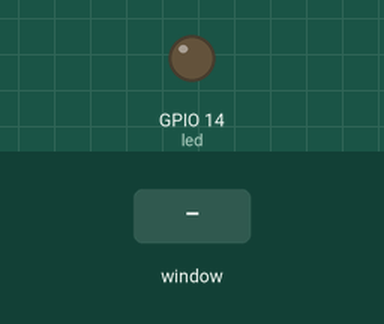
A program run on a simulated Raspberry Pi (BCM pin numbers). On the bench: output pins drawn as LEDs (lit = HIGH). Inputs (shaded band) come from the test bench. The desktop window is not drawn, its controls go by their first labels and the mouse button is held 0.15 s; empty text fields in the window are filled with Hello.

Above: at 1.2 s.
1.3 s: control labelled "Print" in the window clicked
At 4.5 s:
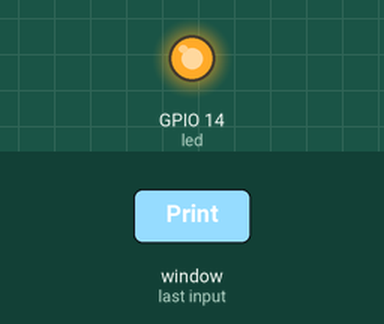
Timing chart, 0 to 11.8 s (numbered marks = the images above; inputs shaded):
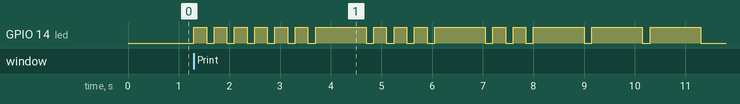

The program:

Finns_Morse_GPi.py
```python
import time
from tkinter import *
import tkinter as tk
from gpiozero import LED
import RPi.GPIO

RPi.GPIO.setmode(RPi.GPIO.BCM)

led = LED(14)

# Top level window
frame = tk.Tk()
frame.title("Morse Code input by Finn Steendam")
frame.geometry('400x200')
# Function for getting Input
# from textbox and printing it
# at label widget

MORSEDICT = {' ': '_', "'": '.----.', '(': '-.--.-', ')': '-.--.-', ',': '--..--',
             '-': '-....-', '.': '.-.-.-', '/': '-..-.', '0': '-----', '1': '.----',
             '2': '..---', '3': '...--', '4': '....-', '5': '.....', '6': '-....',
             '7': '--...', '8': '---..', '9': '----.', ':': '---...', ';': '-.-.-.',
             '?': '..--..', 'A': '.-', 'B': '-...', 'C': '-.-.', 'D': '-..', 'E': '.',
             'F': '..-.', 'G': '--.', 'H': '....', 'I': '..', 'J': '.---', 'K': '-.-',
             'L': '.-..', 'M': '--', 'N': '-.', 'O': '---', 'P': '.--.', 'Q': '--.-',
             'R': '.-.','S': '...', 'T': '-', 'U': '..-', 'V': '...-', 'W': '.--',
             'X': '-..-', 'Y': '-.--', 'Z': '--..', '_': '..--.-'}


def printInput():
        inp = inputtxt.get(1.0, "end-1c")
        if inp != '' and len(inp) < 12:
                encodedSentence = Morse_Letter(inp)
                lbl.config(text = inp + " in morse = " + encodedSentence)
                for characters in encodedSentence:
                        if characters == '.':
                                led.on()
                                time.sleep(0.25)
                                led.off()
                                time.sleep(0.15)
                        else:
                                led.on()
                                time.sleep(1)
                                led.off()
                                time.sleep(0.15)
        else:
                lbl.config(text = "Please input a string with less than 12 characters")


def Morse_Letter(letter):
        list_letter = letter.upper()
       # lbl.config(text = list_letter[1])
        encodedSentence = ""
        for characters in list_letter:
                encodedSentence += MORSEDICT[characters] + ""


        return encodedSentence

# TextBox Creation
inputtxt = tk.Text(frame, height = 5, width = 20)
inputtxt.pack()

# Button Creation
printButton = tk.Button(frame, text = "Print", command = printInput)
printButton.pack()

# Label Creation
lbl = tk.Label(frame, text = "")
lbl.pack()

frame.mainloop()
```

Measured:
- after the input at 1.3 s, GPIO 14 (led): LOW → HIGH at once, → LOW 0.25 s later, → HIGH 0.15 s later, → LOW 0.25 s later, … (32 changes in this stretch)
